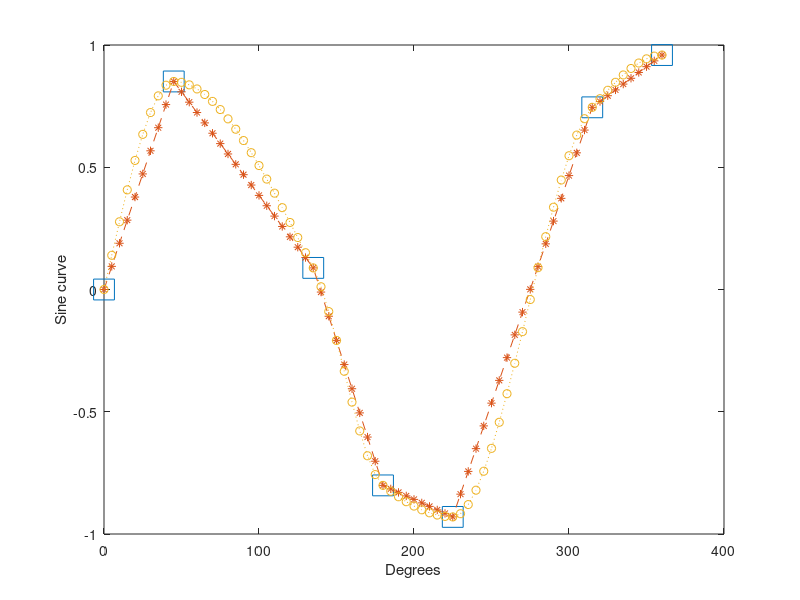

Recreate this plot in MATLAB.
%%
clear
clc

%% Load the data to the workspace
x=[0 45 135 180 225 315 360];
y=sin(x);

%% View the scatter
plot(x,y,'s','MarkerSize',15);
hold on

%% Create an array of query points
xq=0:5:360;

%% Carry out linear, pchip and spline interpolation using the data set
yq_linear =interp1(x,y,xq,'linear');
yq_pchip= interp1(x,y,xq,'pchip');
yq_spline= interp1(x,y,xq,'spline');

%% Plot the interpolated data
plot(xq,yq_linear,'--*')

%%
plot(xq,yq_pchip,':o');
xlabel('Degrees');
ylabel('Sine curve');